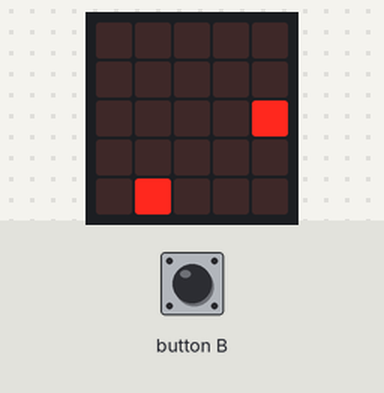
This program was run on a simulated BBC micro:bit (MakeCode). Shown: the board's 5×5 LED display. The inputs (shaded band) are chosen by the test bench. The short countdown, score and lost-life animations are approximate.

Above: at 1.2 s.
1.3 s: button B pressed for 0.15 s
At 1.62 s:
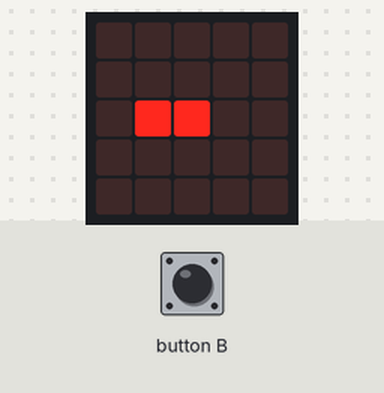
2.0 s: button B pressed for 0.15 s
At 2.5 s:
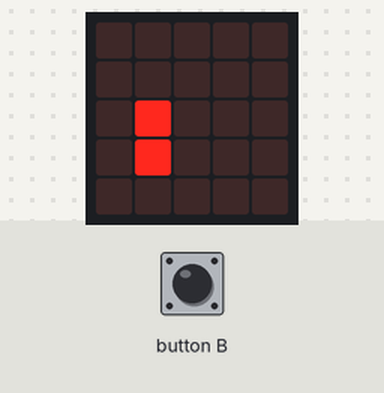
2.7 s: button B pressed 5 times (0.12 s each, 0.3 s apart)
At 4.86 s:
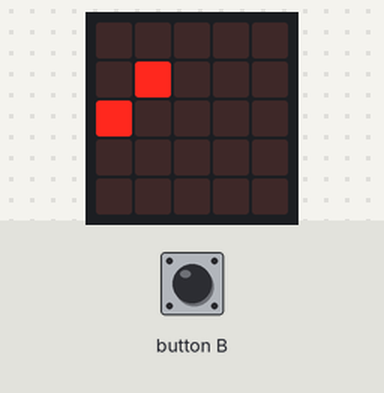
7.2 s: button B pressed for 0.15 s
At 7.59 s:
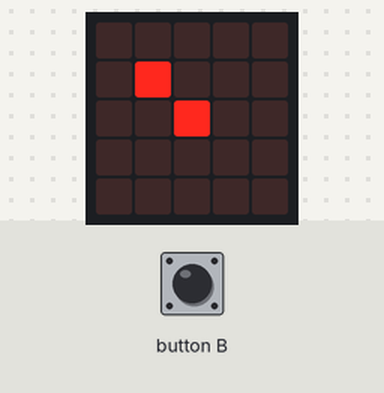
7.9 s: button B pressed 2 times (0.12 s each, 0.3 s apart)
At 8.45 s:
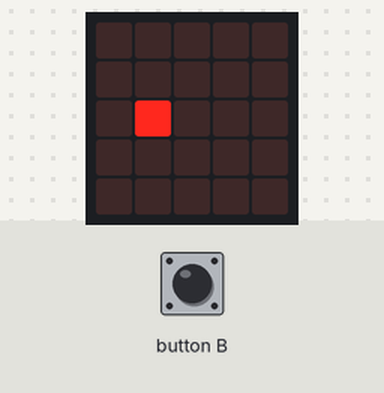
10.5 s: button B pressed for 0.15 s
At 10.85 s:
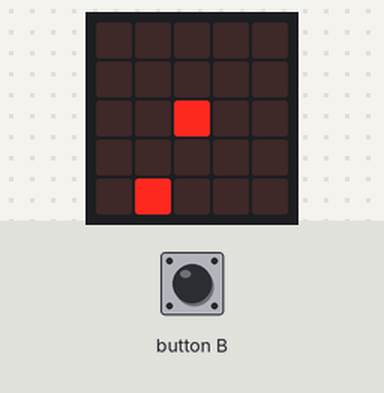

The program:

main.ts
```typescript
input.onButtonPressed(Button.B, function () {
    sprite.move(-1)
    basic.pause(100)
    while (!(sprite.get(LedSpriteProperty.X) == 0)) {
        if (sprite.isTouching(sad)) {
            game.addScore(1)
            break;
        }
        sprite.change(LedSpriteProperty.X, -1)
        if (sprite.isTouching(sad)) {
            game.addScore(1)
            break;
        }
        basic.pause(200)
        if (sprite.isTouching(sad)) {
            game.addScore(1)
            break;
        }
        if (sprite.get(LedSpriteProperty.X) == 0) {
            game.removeLife(1)
        }
    }
    sprite.delete()
    sprite = game.createSprite(4, 2)
})
let sprite: game.LedSprite = null
let sad: game.LedSprite = null
sad = game.createSprite(1, 4)
sprite = game.createSprite(4, 2)
sad.set(LedSpriteProperty.Direction, 0)
game.setLife(10)
game.setScore(0)
basic.forever(function () {
    sad.move(1)
    sad.ifOnEdgeBounce()
    basic.pause(150)
})
```

test.ts
```typescript
// ide kerülnek a tesztek; a rendszer ezt nem kompilálja, ha a csomagot bővítményként használják.
```

Measured:
- after the input at 1.3 s, the display: first differs from a run without the input after 0.15 s (image 1 shows a later state)
- after the input at 2.0 s, the display: first differs from a run without the input after 0.30 s (image 2 shows a later state)
- after the input at 2.7 s, the display: first differs from a run without the input after 0.30 s (image 3 shows a later state)
- after the input at 7.2 s, the display: first changes after 0.15 s (image 4 shows a later state)
- after the input at 7.9 s, the display: first differs from a run without the input after 0.29 s (image 5 shows a later state)
- after the input at 10.5 s, the display: first differs from a run without the input after 0.15 s (image 6 shows a later state)
